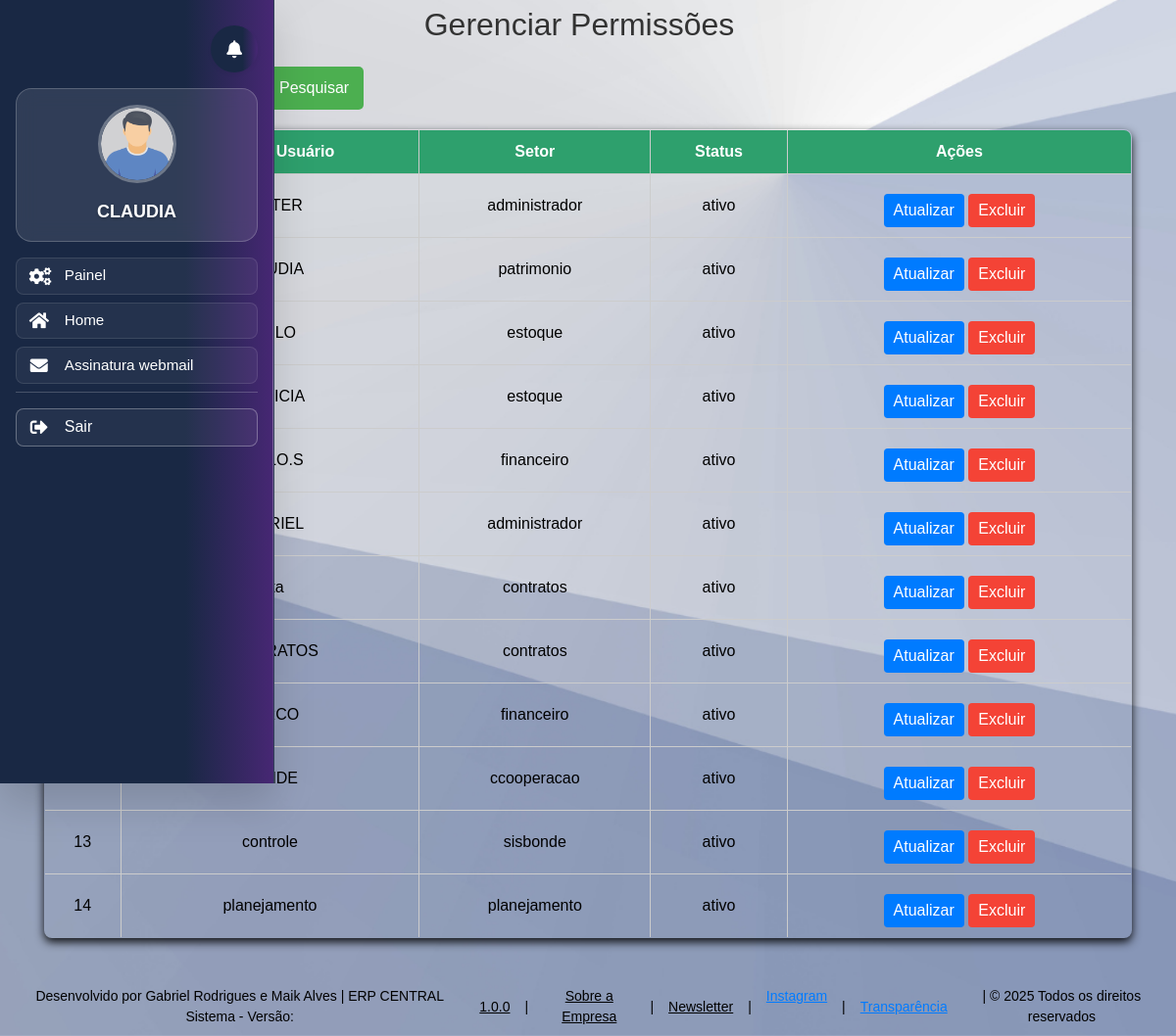
/gerenciarpermissao.php (signed in), run on the app's committed database.
### tables this page shows
CREATE TABLE `usuario` (
  `id` int(11) NOT NULL,
  `username` varchar(50) NOT NULL,
  `senha` varchar(255) NOT NULL,
  `matricula` varchar(20) NOT NULL,
  `email` varchar(100) NOT NULL,
  `setor` enum('administrador','estoque','patrimonio','financeiro','contratos','ccooperacao','sisbonde','planejamento') NOT NULL,
  `cargo` varchar(50) NOT NULL,
  `situacao` enum('ativo','inativo') DEFAULT 'ativo',
  `foto` varchar(255) DEFAULT 'default.png',
  `primeira_vez` tinyint(1) DEFAULT 1,
  `tempo_registro` datetime DEFAULT NULL
);

### gerenciarpermissao.php (the view, shortened to what this page needs)
<?php
include 'banco.php';
include 'header.php';
$search_query = isset($_GET['search']) ? $con->real_escape_string($_GET['search']) : '';
$query = "SELECT id, username, setor, situacao FROM usuario";
$usuarios = $con->query($query);
?>
<!DOCTYPE html>
<html lang="pt-br">
<head>
    <link rel="stylesheet" href="src/style/style.css">
</head>
<body>
    <h2>Gerenciar Permissões</h2>
<div class="container">
        <form class="container1" method="GET" action="gerenciarpermissao.php">
            <input type="text" name="search" placeholder="Pesquisar por nome..." value="<?php echo htmlspecialchars($search_query); ?>">
            <button class="btn1" type="submit">Pesquisar</button>
        </form>
        <table>
            <thead>
                <tr>
                    <th>ID</th>
                    <th>Nome de Usuário</th>
                    <th>Setor</th>
                    <th>Status</th>
                    <th>Ações</th>
                </tr>
            </thead>
            <tbody>
                <?php if ($usuarios && $usuarios->num_rows > 0): ?>
                    <?php while ($usuario = $usuarios->fetch_assoc()): ?>
                        <tr>
                            <td><?php echo htmlspecialchars($usuario['id']); ?></td>
                            <td><?php echo htmlspecialchars($usuario['username']); ?></td>
                            <td><?php echo htmlspecialchars($usuario['setor']); ?></td>
                            <td><?php echo htmlspecialchars($usuario['situacao']); ?></td>
                            <td>
                                <button class="btn btn-update" onclick="openModal(
                                    <?php echo $usuario['id']; ?>,
                                    '<?php echo htmlspecialchars($usuario['username']); ?>',
                                    '<?php echo htmlspecialchars($usuario['setor']); ?>',
                                    '<?php echo htmlspecialchars($usuario['situacao']); ?>'
                                )">
                                    Atualizar
                                </button>
                                <button class="btn btn-delete" onclick="openDeleteModal(<?php echo $usuario['id']; ?>)">Excluir</button>
                            </td>
                        </tr>
                    <?php endwhile; ?>
                <?php else: ?>
                    <tr>
                        <td colspan="5">Nenhum usuário encontrado.</td>
                    </tr>
                <?php endif; ?>
            </tbody>
        </table>
</div>
</body>
</html>
<?php include 'footer.php'; ?>

### src/style/lateral-menu.css (style rules this page uses)
:root { --primary-gradient: linear-gradient(90deg, #192844 67.81%, #472774 100%); --secondary-gradient: linear-gradient(135deg, #472774 0%, #6a4c93 100%); --accent-gradient: linear-gradient(135deg, #667eea 0%, #764ba2 100%); --success-gradient: linear-gradient(135deg, #4facfe 0%, #00f2fe 100%); --warning-gradient: linear-gradient(135deg, #43e97b 0%, #38f9d7 100%); --danger-gradient: linear-gradient(135deg, #fa709a 0%, #fee140 100%); --glass-gradient: linear-gradient(135deg, rgba(255, 255, 255, 0.1) 0%, rgba(255, 255, 255, 0.05) 100%); --primary-color: #192844; --secondary-color: #472774; --accent-color: #667eea; --text-dark: #2d3748; --text-light: #718096; --bg-light: #f7fafc; --bg-white: #ffffff; --border-color: #e2e8f0; --shadow-sm: 0 1px 3px rgba(0, 0, 0, 0.1); --shadow-md: 0 4px 6px rgba(0, 0, 0, 0.1); --shadow-lg: 0 10px 25px rgba(0, 0, 0, 0.15); --shadow-xl: 0 20px 40px rgba(0, 0, 0, 0.2); --border-radius: 12px; --border-radius-sm: 6px; --transition-fast: all 0.2s ease; --transition-smooth: all 0.3s cubic-bezier(0.25, 0.46, 0.45, 0.94); --sidebar-width: 280px; }
* { box-sizing: border-box; }
body { margin: 0; padding: 0; font-family: "Inter", -apple-system, BlinkMacSystemFont, "Segoe UI", Roboto, sans-serif; background-image: url('../img/bk.png'); background-size: cover; background-position: center; background-repeat: no-repeat; overflow-x: hidden; }

### src/style/sino.css (style rules this page uses)
:root { --primary-gradient: linear-gradient(90deg, #192844 67.81%, #472774 100%); --notification-primary: #192844; --notification-secondary: #472774; --notification-accent: #00bcd4; --notification-success: #28a745; --notification-warning: #ffc107; --notification-danger: #dc3545; --notification-white: #ffffff; --notification-light: #f8f9fa; --notification-dark: #343a40; --shadow-sm: 0 2px 8px rgba(0, 0, 0, 0.1); --shadow-md: 0 4px 16px rgba(0, 0, 0, 0.15); --shadow-lg: 0 8px 32px rgba(0, 0, 0, 0.2); --border-radius: 12px; --transition: all 0.3s cubic-bezier(0.4, 0, 0.2, 1); }

### src/style/modal-perfil.css (style rules this page uses)
:root { --primary-gradient: linear-gradient(90deg, #192844 67.81%, #472774 100%); --secondary-gradient: linear-gradient(135deg, #667eea 0%, #764ba2 100%); --success-gradient: linear-gradient(135deg, #4facfe 0%, #00f2fe 100%); --warning-gradient: linear-gradient(135deg, #43e97b 0%, #38f9d7 100%); --danger-gradient: linear-gradient(135deg, #fa709a 0%, #fee140 100%); --accent-gradient: linear-gradient(135deg, #a8edea 0%, #fed6e3 100%); --text-dark: #2d3748; --text-light: #718096; --text-muted: #a0aec0; --bg-white: #ffffff; --bg-light: #f8fafc; --border-color: #e2e8f0; --shadow-sm: 0 2px 4px rgba(0, 0, 0, 0.05); --shadow-md: 0 4px 12px rgba(0, 0, 0, 0.08); --shadow-lg: 0 8px 24px rgba(0, 0, 0, 0.12); --shadow-xl: 0 20px 40px rgba(0, 0, 0, 0.15); --border-radius: 16px; --border-radius-sm: 8px; --transition-fast: all 0.15s ease-out; --transition-normal: all 0.25s ease-out; --transition-slow: all 0.35s ease-out; --easing-natural: cubic-bezier(0.25, 0.46, 0.45, 0.94); --easing-smooth: cubic-bezier(0.4, 0, 0.2, 1); --font-family: "Segoe UI", Tahoma, Geneva, Verdana, sans-serif; }

### src/style/style.css (style rules this page uses)
* { box-sizing: border-box; }
h2 { color: #333; padding: 6px; text-align: center; margin-right: 18px; }
button { display: flex; margin-top: 10px; padding: 10px 15px; background-color: #4caf50; color: white; border: none; border-radius: 5px; cursor: pointer; }
table { width: 100%; border-collapse: collapse; margin: 20px auto; box-shadow: 0 4px 10px rgba(0.9, 0.5, 0.5, 0.9); border-radius: 8px; overflow: hidden; }
table, th, td { border: 1px solid #ddd; color: #000; }
th, td { padding: 10px; text-align: left; max-width: 200px; overflow-wrap: break-word; }
table th { background-color: #2ea06d; color: white; }

### gerenciarpermissao.php (style rules this page uses)
.container { display: table; }
.container, .container-fluid, .container-lg, .container-md, .container-sm, .container-xl { width: 100%; }
table { width: 100%; border-collapse: collapse; margin-top: 20px; }
th, td { border: 1px solid #ccc; padding: 10px; text-align: center; }
th { background-color: #f4f4f4; }
.btn { padding: 5px 10px; cursor: pointer; border: none; border-radius: 4px; }
.btn-update { background-color: #007bff; color: white; }
.btn-delete { background-color: #f44336; color: white; }
.container1 { display: flex; align-items: baseline; gap: 10px; }
.btn1 { cursor: pointer; }

### data on the page
usuario: username "MASTER", setor "administrador", situacao "ativo"
usuario: id "2", username "CLAUDIA", setor "patrimonio", situacao "ativo"
usuario: id "3", username "PAULO", setor "estoque", situacao "ativo"
usuario: username "PATRICIA", setor "estoque", situacao "ativo"
usuario: username "PAULO.S", setor "financeiro", situacao "ativo"
usuario: username "GABRIEL", setor "administrador", situacao "ativo"
usuario: username "Rita", setor "contratos", situacao "ativo"
usuario: username "CONTRATOS", setor "contratos", situacao "ativo"
usuario: username "MARCO", setor "financeiro", situacao "ativo"
usuario: username "BONDE", setor "ccooperacao", situacao "ativo"
usuario: id "13", username "controle", setor "sisbonde", situacao "ativo"
usuario: id "14", username "planejamento", setor "planejamento", situacao "ativo"

### other printed values
$username "CLAUDIA"
$item['nome'] "Painel"
$item['nome'] "Home"
$item['nome'] "Assinatura webmail"
